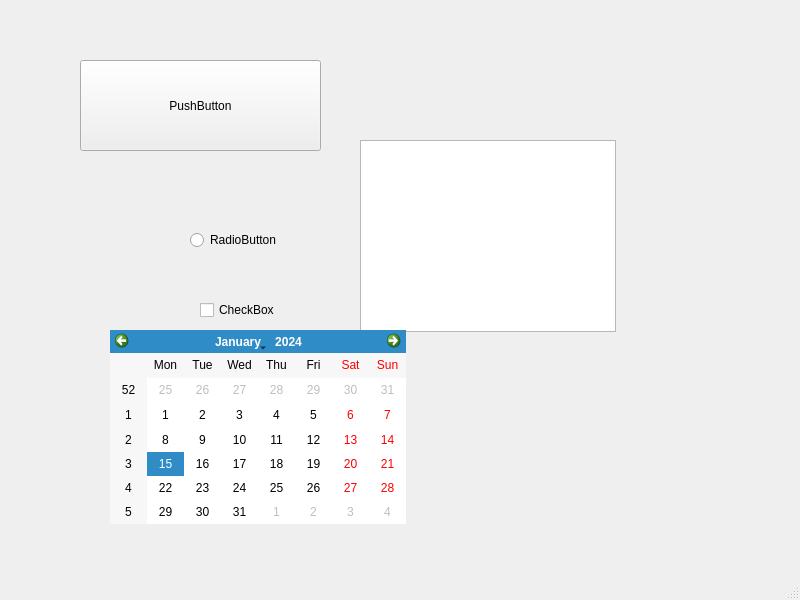
<?xml version="1.0" encoding="UTF-8"?>
<ui version="4.0">
 <class>MainWindow</class>
 <widget class="QMainWindow" name="MainWindow">
  <property name="geometry">
   <rect>
    <x>0</x>
    <y>0</y>
    <width>800</width>
    <height>600</height>
   </rect>
  </property>
  <property name="windowTitle">
   <string>MainWindow</string>
  </property>
  <widget class="QWidget" name="centralwidget">
   <widget class="QPushButton" name="pushButton">
    <property name="geometry">
     <rect>
      <x>80</x>
      <y>60</y>
      <width>241</width>
      <height>91</height>
     </rect>
    </property>
    <property name="text">
     <string>PushButton</string>
    </property>
   </widget>
   <widget class="QRadioButton" name="radioButton">
    <property name="geometry">
     <rect>
      <x>190</x>
      <y>230</y>
      <width>100</width>
      <height>20</height>
     </rect>
    </property>
    <property name="text">
     <string>RadioButton</string>
    </property>
   </widget>
   <widget class="QCheckBox" name="checkBox">
    <property name="geometry">
     <rect>
      <x>200</x>
      <y>300</y>
      <width>86</width>
      <height>20</height>
     </rect>
    </property>
    <property name="text">
     <string>CheckBox</string>
    </property>
   </widget>
   <widget class="QTreeView" name="treeView">
    <property name="geometry">
     <rect>
      <x>360</x>
      <y>140</y>
      <width>256</width>
      <height>192</height>
     </rect>
    </property>
   </widget>
   <widget class="QCalendarWidget" name="calendarWidget">
    <property name="geometry">
     <rect>
      <x>110</x>
      <y>330</y>
      <width>296</width>
      <height>194</height>
     </rect>
    </property>
   </widget>
  </widget>
  <widget class="QMenuBar" name="menubar">
   <property name="geometry">
    <rect>
     <x>0</x>
     <y>0</y>
     <width>800</width>
     <height>22</height>
    </rect>
   </property>
  </widget>
  <widget class="QStatusBar" name="statusbar"/>
 </widget>
 <resources/>
 <connections/>
</ui>
